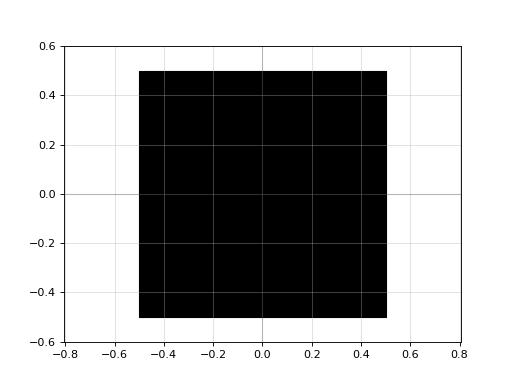

This chart was generated by the following Python code:
import gdsfactory as gf

c = gf.components.pixel(size=1.0, layer='WG')
c.plot()
